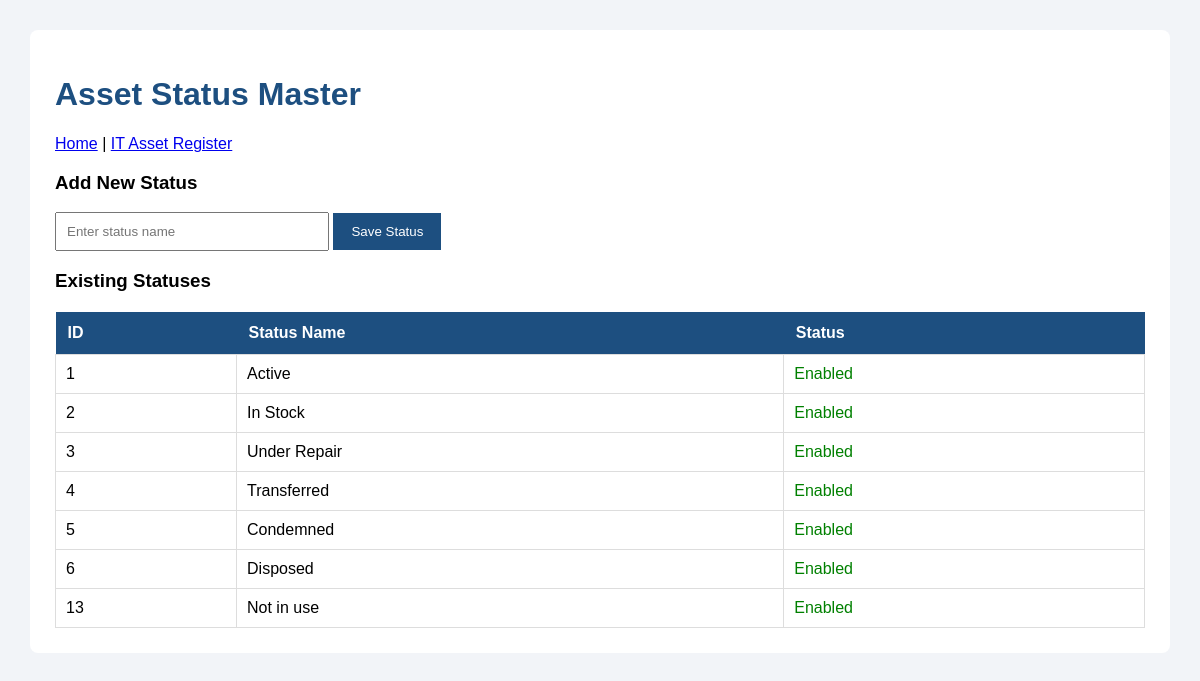
Page /statuses (signed in) on the committed database.
### tables this page shows
CREATE TABLE asset_statuses (
            id INTEGER PRIMARY KEY AUTOINCREMENT,
            status_name TEXT NOT NULL UNIQUE,
            is_active INTEGER NOT NULL DEFAULT 1
        );

### app.py (the view, shortened to what this page needs)
@app.route("/statuses", methods=["GET", "POST"])
@login_required
def status_list():
    if session.get("role") != "Admin":
        abort(403)
    conn = get_db()
    statuses = conn.execute("""
        SELECT id, status_name, is_active
        FROM asset_statuses
        ORDER BY id
    """).fetchall()
    conn.close()
    return render_template(
        "statuses.html",
        statuses=statuses
    )

### app.py (called while the page is built)
def get_db():
    conn = sqlite3.connect(DB_PATH)
    conn.row_factory = sqlite3.Row
    return conn

def login_required(view):
    @wraps(view)
    def wrapped(*args, **kwargs):
        if "user_id" not in session:
            return redirect(url_for("login"))
        conn = get_db()
        user = conn.execute(
            "SELECT id FROM users "
            "WHERE id = ? AND is_active = 1",
            (session["user_id"],)
        ).fetchone()
        conn.close()
        if user is None:
            session.clear()
            return redirect(url_for("login"))
        return view(*args, **kwargs)
    return wrapped

### templates/statuses.html (shortened to what this page needs)
<!DOCTYPE html>
<html lang="en">
<head>
</head>
<body>
<div class="container">
    <h1>Asset Status Master</h1>
    <p>
        <a href="{{ url_for('home') }}">Home</a>
        |
        <a href="{{ url_for('asset_list') }}">
            IT Asset Register
        </a>
    </p>
    <h3>Add New Status</h3>
    <form method="POST">
        <input type="text"
               name="status_name"
               placeholder="Enter status name"
               maxlength="50"
               required>
        <button type="submit">
            Save Status
        </button>
    </form>
    <h3>Existing Statuses</h3>
    <table>
        <tr>
            <th>ID</th>
            <th>Status Name</th>
            <th>Status</th>
        </tr>
        {% for status in statuses %}
        <tr>
            <td>{{ status.id }}</td>
            <td>{{ status.status_name }}</td>
            <td>
                {% if status.is_active == 1 %}
                    <span class="enabled">Enabled</span>
                {% else %}
                    <span class="disabled">Disabled</span>
                {% endif %}
            </td>
        </tr>
        {% else %}
        <tr>
            <td colspan="3">
                No statuses found.
            </td>
        </tr>
        {% endfor %}
    </table>
</div>
</body>
</html>

### templates/statuses.html (style rules this page uses)
body { font-family: Arial, sans-serif; background: #f2f4f8; margin: 0; padding: 30px; }
.container { background: white; padding: 25px; border-radius: 8px; }
h1 { color: #1d4f80; }
input { padding: 10px; width: 250px; }
button { background: #1d4f80; color: white; border: none; padding: 11px 18px; cursor: pointer; }
table { width: 100%; border-collapse: collapse; margin-top: 20px; }
th { background: #1d4f80; color: white; padding: 12px; text-align: left; }
td { border: 1px solid #ddd; padding: 10px; }
.enabled { color: green; }

### rows in the picture
asset_statuses: id "1", status_name "Active", is_active "Enabled"
asset_statuses: id "2", status_name "In Stock", is_active "Enabled"
asset_statuses: id "3", status_name "Under Repair", is_active "Enabled"
asset_statuses: id "4", status_name "Transferred", is_active "Enabled"
asset_statuses: id "5", status_name "Condemned", is_active "Enabled"
asset_statuses: id "6", status_name "Disposed", is_active "Enabled"
asset_statuses: id "13", status_name "Not in use", is_active "Enabled"
